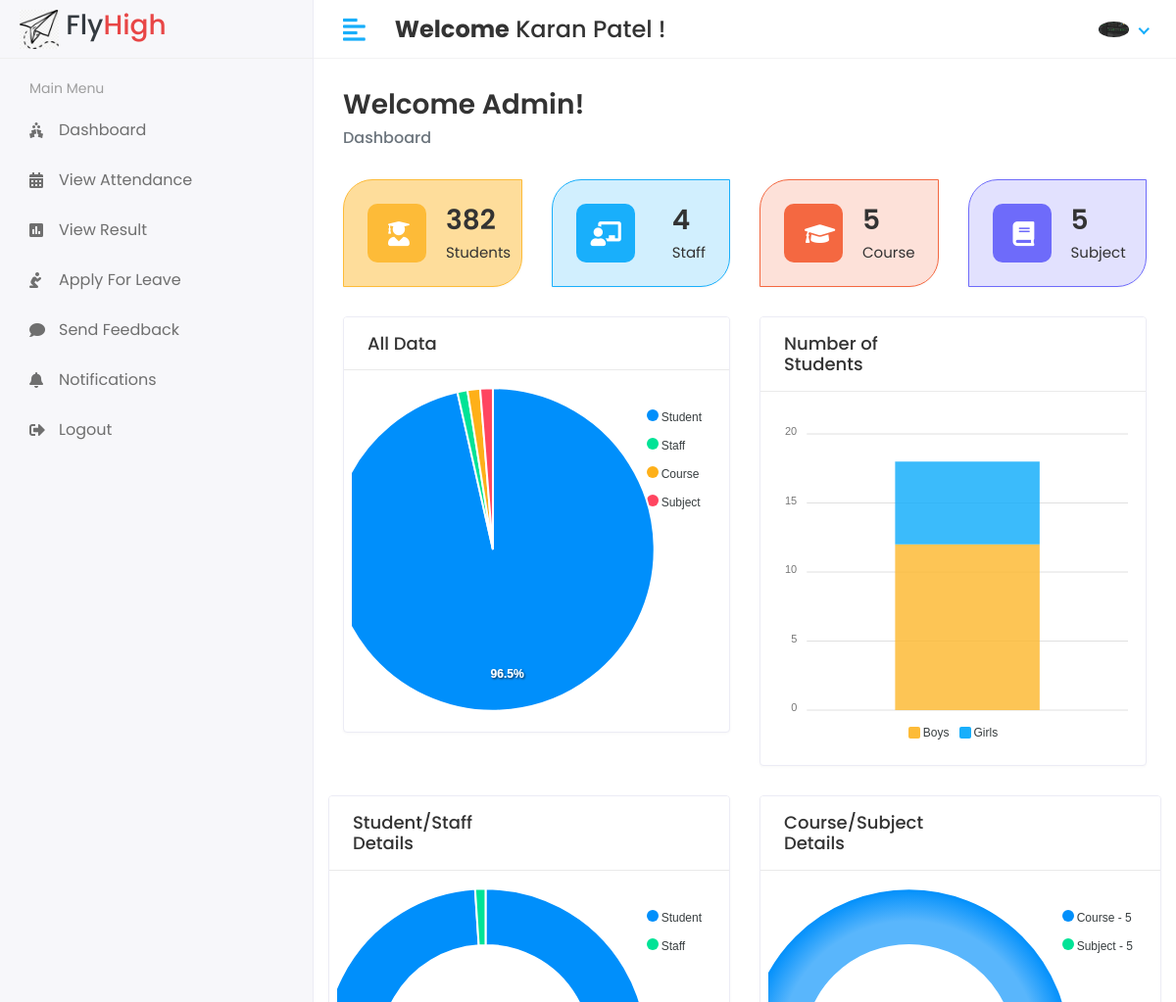
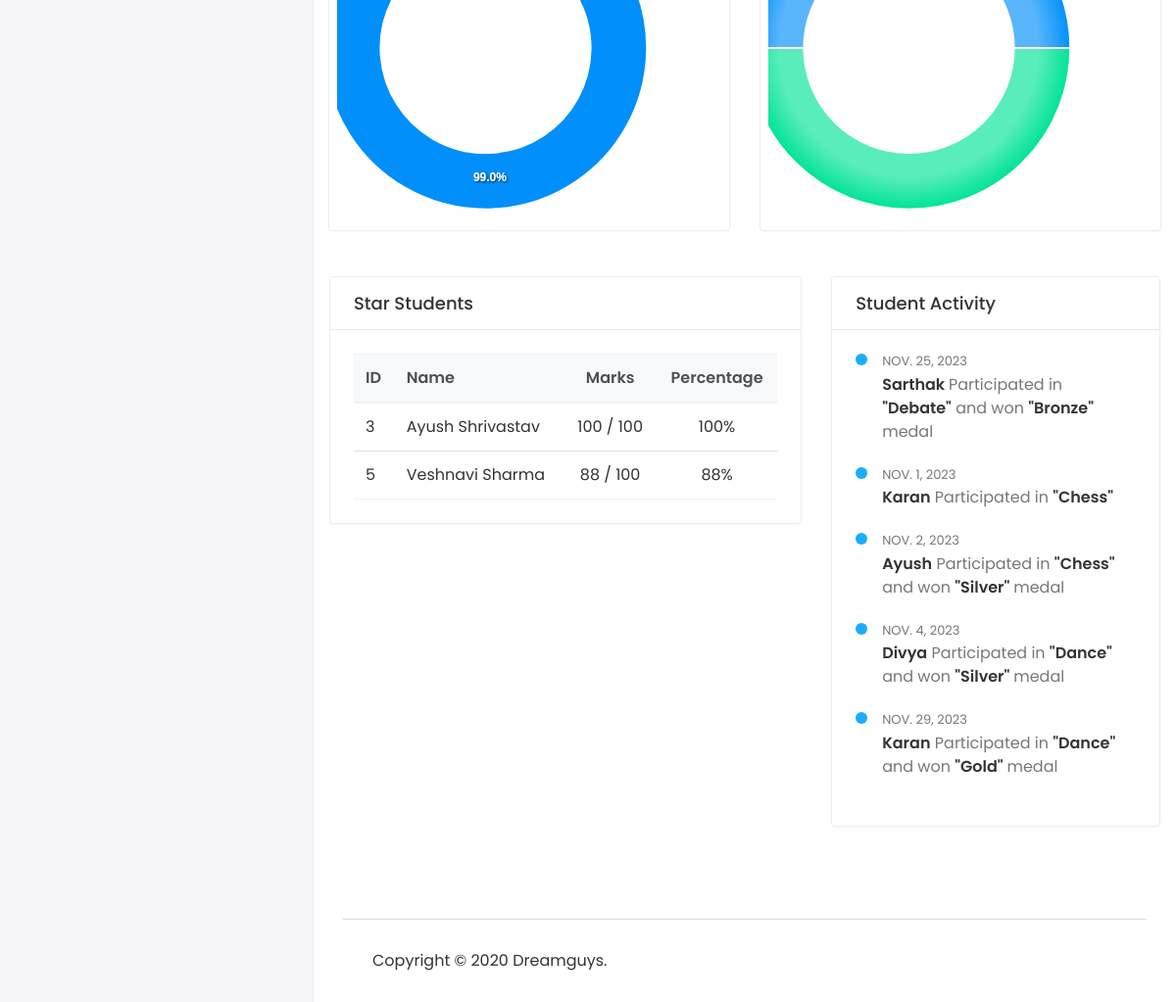
The app's page /Hod/home (signed in) with its own data (2 pictures, top to bottom).
### app/models.py (models this page shows, shortened)
class CustomUser(AbstractUser):
    USER = (
        (1,'HOD'),
        (2,'STAFF'),
        (3,'STUDENT'),
    )
    user_type = models.CharField(choices=USER,max_length=50,default=1)
    profile_pic = models.ImageField(upload_to='media/profile_pic',default=0)

class Student_Result(models.Model):
    student_id = models.ForeignKey(Student,on_delete=models.CASCADE)
    subject_id = models.ForeignKey(Subject,on_delete=models.CASCADE)
    assignment_mark = models.IntegerField()
    exam_mark = models.IntegerField()
    created_at = models.DateField(auto_now_add=True)
    updated_at = models.DateField(auto_now_add=True)

class Student(models.Model):
    admin = models.OneToOneField(CustomUser,on_delete=models.CASCADE)
    address = models.TextField()
    gender = models.CharField(max_length=50)
    course_id = models.ForeignKey(Course,on_delete=models.DO_NOTHING)
    session_year_id = models.ForeignKey(Session_Year,on_delete=models.DO_NOTHING)
    created_at = models.DateTimeField(auto_now_add=True)
    updated_at = models.DateTimeField(auto_now=True)

class Student_Activity(models.Model):
    student_id = models.ForeignKey(Student,on_delete=models.CASCADE)
    activity = models.TextField(default=None)
    medal = models.TextField(default=None)
    date = models.DateField()

### SMS/Hod_views.py (the view)
# urls.py: 2. Add a URL to urlpatterns:  path('', views.home, name='home')
@login_required(login_url='/')
def home(request):
    student_cnt = Student.objects.all().count()
    staff_cnt = Staff.objects.all().count()
    course_cnt = Course.objects.all().count()
    subject_cnt = Subject.objects.all().count()
    student_result = Student_Result.objects.all()
    student_gender_male = Student.objects.filter(gender='Male').count()
    student_gender_female = Student.objects.filter(gender='Female').count()
    activity = Student_Activity.objects.all()
    star_stud = []
    for i in student_result:
        if i.assignment_mark + i.exam_mark >= 80:
            star_stud.append(i)
    cntxt = {
        'student_cnt':student_cnt,
        'staff_cnt':staff_cnt,
        'course_cnt':course_cnt,
        'subject_cnt':subject_cnt,
        'student_gender_male':student_gender_male,
        'student_gender_female':student_gender_female,
        'star_stud':star_stud,
        'activity':activity,
    }
    return render(request,'HOD/home.html', cntxt)

### templates/HOD/home.html (shortened to what this page needs)
{% extends "base.html" %}
{% block content %}
<div class="page-header">
    <div class="row">
       <div class="col-sm-12">
          <h3 class="page-title">Welcome Admin!</h3>
          <ul class="breadcrumb">
             <li class="breadcrumb-item active">Dashboard</li>
          </ul>
       </div>
    </div>
 </div>
 <div class="row">
    <div class="col-xl-3 col-sm-6 col-12 d-flex">
       <div class="card bg-one w-100">
          <div class="card-body">
             <div class="db-widgets d-flex justify-content-between align-items-center">
                <div class="db-icon">
                   <i class="fas fa-user-graduate"></i>
                </div>
                <div class="db-info">
                   <h3>{{student_cnt}}</h3>
                   <h6>Students</h6>
                </div>
             </div>
          </div>
       </div>
    </div>
    <div class="col-xl-3 col-sm-6 col-12 d-flex">
       <div class="card bg-two w-100">
          <div class="card-body">
             <div class="db-widgets d-flex justify-content-between align-items-center">
                <div class="db-icon">
                   <i class="fas fa-chalkboard-teacher"></i>
                </div>
                <div class="db-info">
                   <h3>{{staff_cnt}}</h3>
                   <h6>Staff</h6>
                </div>
             </div>
          </div>
       </div>
    </div>
    <div class="col-xl-3 col-sm-6 col-12 d-flex">
       <div class="card bg-three w-100">
          <div class="card-body">
             <div class="db-widgets d-flex justify-content-between align-items-center">
                <div class="db-icon">
                   <i class="fas fa-graduation-cap"></i>
                </div>
                <div class="db-info">
                   <h3>{{course_cnt}}</h3>
                   <h6>Course</h6>
                </div>
             </div>
          </div>
       </div>
    </div>
    <div class="col-xl-3 col-sm-6 col-12 d-flex">
       <div class="card bg-four w-100">
          <div class="card-body">
             <div class="db-widgets d-flex justify-content-between align-items-center">
                <div class="db-icon">
                   <i class="fas fa-book"></i>
                </div>
                <div class="db-info">
                   <h3>{{subject_cnt}}</h3>
                   <h6>Subject</h6>
                </div>
             </div>
          </div>
       </div>
    </div>
 </div>
 <div class="row">
    <div class="col-md-12 col-lg-6">
       <div class="card card-chart">
          <div class="card-header">
             <div class="row align-items-center">
                <div class="col-6">
                   <h5 class="card-title">All Data</h5>
                </div>
             </div>
          </div>
          <div class="card-body">
             <div id="All_details"></div>
          </div>
       </div>
    </div>
    <div class="col-md-12 col-lg-6">
       <div class="card card-chart">
          <div class="card-header">
             <div class="row align-items-center">
                <div class="col-6">
                   <h5 class="card-title">Number of Students</h5>
                </div>
             </div>
          </div>
          <div class="card-body">
             <div id="stud_gender"></div>
          </div>
       </div>
    </div>
    <div class="row">
      <div class="col-md-12 col-lg-6">
         <div class="card card-chart">
            <div class="card-header">
               <div class="row align-items-center">
                  <div class="col-6">
                     <h5 class="card-title">Student/Staff Details</h5>
                  </div>
               </div>
            </div>
            <div class="card-body">
               <div id="stud_staff"></div>
            </div>
         </div>
      </div>
      <div class="col-md-12 col-lg-6">
         <div class="card card-chart">
            <div class="card-header">
               <div class="row align-items-center">
                  <div class="col-6">
                     <h5 class="card-title">Course/Subject Details</h5>
                  </div>
               </div>
            </div>
            <div class="card-body">
               <div id="course_sub"></div>
            </div>
         </div>
      </div>
 <div class="row p-3">
    <div class="col-md-7">
       <div class="card">
          <div class="card-header">
             <h5 class="card-title">Star Students</h5>
          </div>
          <div class="card-body">
             <div class="table-responsive">
                <table class="table table-hover table-center">
                   <thead class="thead-light">
                      <tr>
                         <th>ID</th>
                         <th>Name</th>
                         <th class="text-center">Marks</th>
                         <th class="text-center">Percentage</th>
                      </tr>
                   </thead>
                   <tbody>
                     {% for i in star_stud %}
                      <tr>
                         <td class="text-nowrap">
                            <div>{{i.id}}</div>
                         </td>
                         <td class="text-nowrap">{{i.student_id.admin.first_name}} {{i.student_id.admin.last_name}}</td>
                         <td class="text-center">{{i.assignment_mark|add:i.exam_mark}} / 100</td>
                         <td class="text-center">{{i.assignment_mark|add:i.exam_mark}}%</td>
                      </tr>
                     {% endfor %}
                   </tbody>
                </table>
             </div>
          </div>
       </div>
    </div>
    <div class="col-md-5 ">
       <div class="card">
          <div class="card-header">
             <h5 class="card-title">Student Activity</h5>
          </div>
          <div class="card-body">
            {% for i in activity %}
             <ul class="activity-feed">
                <li class="feed-item">
                   <div class="feed-date">{{i.date}}</div>
                   <span class="feed-text"><a>{{i.student_id.admin.first_name}}</a> Participated in  <a>"{{i.activity}}"</a></span>
                   {% if i.medal != "None" %}
                   <span class="feed-text"><a></a> and won  <a>"{{i.medal}}" </a> medal</span>
                   {% endif %}
                </li>
             </ul>
             <br>
             {% endfor %}
          </div>
       </div>
    </div>
 </div>
</div>
{% endblock content %}

### templates/Includes/header.html (shortened to what this page needs)
{% load static %}
<div class="header">
   <div class="header-left">
      <a href="" class="logo">
         <img width="100px" height="100px" src="{% static 'assets/img/fli.png' %}" alt="Logo">
      </a>
      <h3 class="text-dark">&nbsp;Fly</h3><h3 class="text-danger">High</h3>
   </div>
   <a href="javascript:void(0);" id="toggle_btn">
   <i class="fas fa-align-left"></i>
   </a>
   <div class="top-nav-search mt-3">
      <h4><strong>Welcome</strong>&nbsp;<span>{{user.first_name}} {{user.last_name}}</span>&nbsp;!</h4>
   </div>
    <ul class="nav user-menu">
      <li class="nav-item dropdown has-arrow">
         <a href="#" class="dropdown-toggle nav-link" data-toggle="dropdown">
            {% if user.profile_pic == "" %}
               <span class="user-img"><img class="rounded-circle" src="{% static "assets/img/No_image.jpg" %}" width="31" alt="Ryan Taylor"></span>
            {% else %}
               <span class="user-img"><img class="rounded-circle" src="/{{user.profile_pic}}" width="31" alt="Ryan Taylor"></span>
            {% endif %}
         </a>
      </li>
   </ul>
</div>

### records on screen
CustomUser: first_name "Karan", last_name "Patel", profile_pic (picture)
Student_Result: id "3", student_id.admin.first_name "Ayush", student_id.admin.last_name "Shrivastav", assignment_mark|add "100"
Student_Result: id "5", student_id.admin.first_name "Veshnavi", student_id.admin.last_name "Sharma", assignment_mark|add "88"
Student_Activity: date "NOV. 25, 2023", student_id.admin.first_name "Sarthak", activity "Debate", medal "Bronze"
Student_Activity: date "NOV. 1, 2023", student_id.admin.first_name "Karan", activity "Chess"
Student_Activity: date "NOV. 2, 2023", student_id.admin.first_name "Ayush", activity "Chess", medal "Silver"
Student_Activity: date "NOV. 4, 2023", student_id.admin.first_name "Divya", activity "Dance", medal "Silver"
Student_Activity: date "NOV. 29, 2023", student_id.admin.first_name "Karan", activity "Dance", medal "Gold"

### other values on screen
{{ student_cnt }} "382"
{{ staff_cnt }} "4"
{{ course_cnt }} "5"
{{ subject_cnt }} "5"
